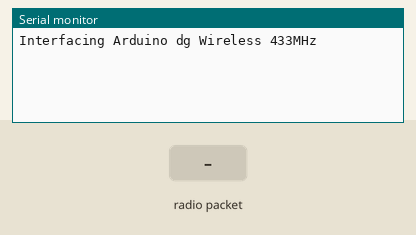
This sketch was run on a simulated Arduino Uno, built with avr-gcc and run on an emulated ATmega328P. Parts: the last lines printed to the serial monitor. The test bench sets the inputs (shaded band). No radio packets arrive unless stated.

Above: at 1.2 s.
1.3 s: radio packet "1" arrives
At 2.5 s:
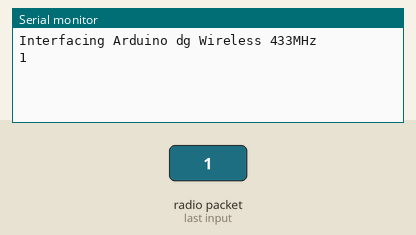
2.8 s: radio packet "0" arrives
At 3.9 s:
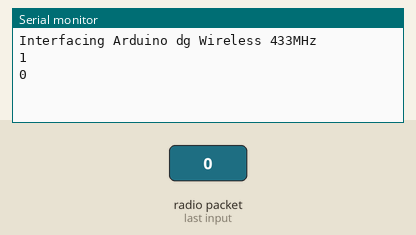
4.3 s: radio packet "2" arrives
At 5.1 s:
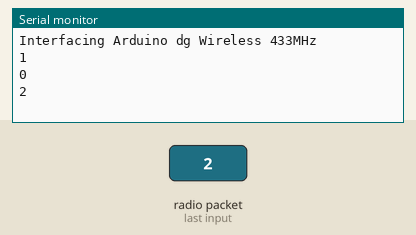

Measured:
- after the input at 1.3 s, the serial monitor: prints a new line at once (image 1)
- after the input at 2.8 s, the serial monitor: prints a new line at once (image 2)
- after the input at 4.3 s, the serial monitor: prints a new line at once (image 3)

The sketch:

Reciver.ino
```cpp
/*************************************
 * Program : Project Reciver
 * Input   : Modul RF Module 433 Mhz
 * Output  : Serial Monitor
 * 125 Proyek Arduino Inkubatek
 * www.tokotronik.com
 * ***********************************/
#include <VirtualWire.h>
String inString="";
void setup(){
    Serial.begin(9600);
    Serial.println("Interfacing Arduino dg Wireless 433MHz");
    vw_set_ptt_inverted(true); // Required for DR3100
    vw_set_rx_pin(12);
    vw_setup(4000);  // Bits per sec
    vw_rx_start();       // Start the receiver PLL running
}

void loop(){
    uint8_t buf[VW_MAX_MESSAGE_LEN];     //data RF
    uint8_t buflen = VW_MAX_MESSAGE_LEN; //panjang data

    if (vw_get_message(buf, &buflen)){ // Non-blocking
        inString="";
        for(char i; i<buflen; i++){
          inString += char(buf[i]);
        }
        Serial.println(inString);
    }
}
```
